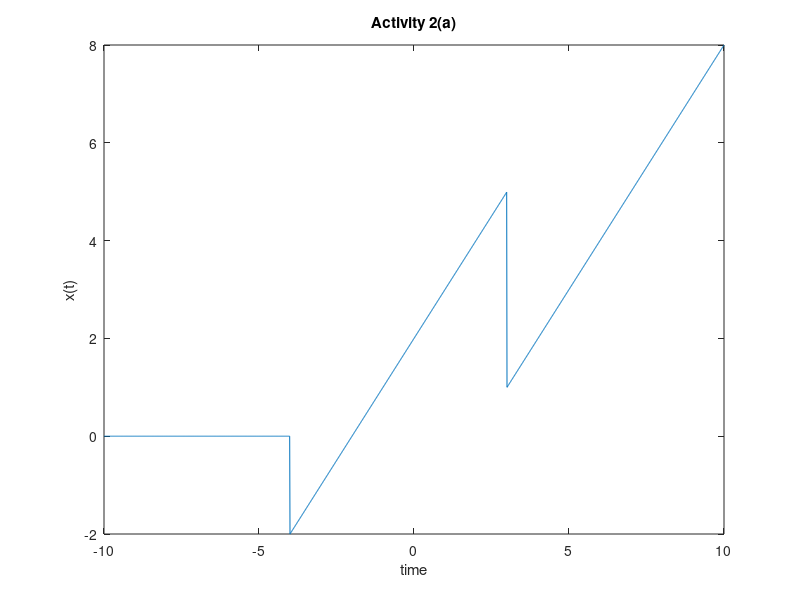

Source code (MATLAB):
clc;
clear all;
t1=-10:.01:-4.01;
x1=0*t1;
t2=-4:.01:2.99;
x2=t2+2;
t3=3:.01:10;
x3=t3-2;
t=[t1 t2 t3];
x=[x1 x2 x3];
plot(t,x);
xlabel('time');
ylabel('x(t)');
title('Activity 2(a)');